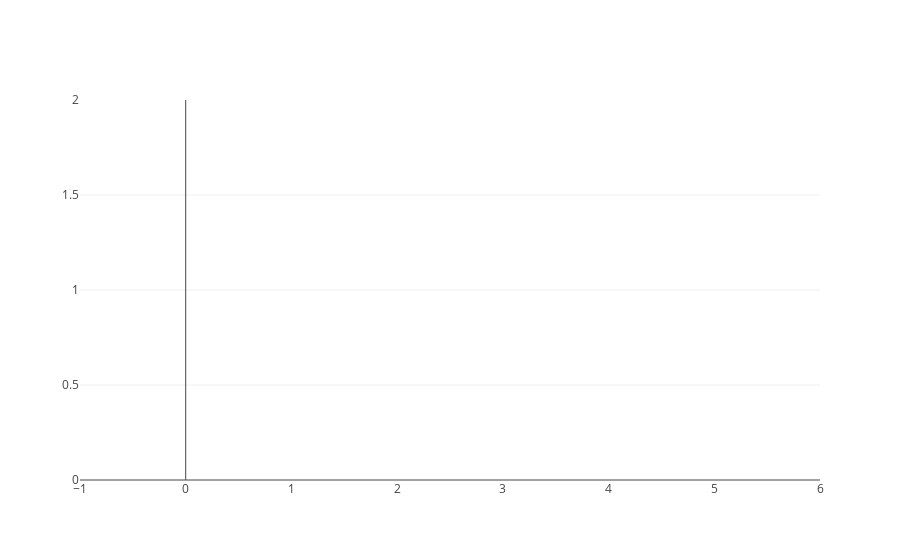

Notebook code cell kept with this figure:
### Code cell
input_file = None
input_file = 'inputs/sample1.json'
input_file = 'inputs/Exp1_Zoethout.json'

my_workplace = Workplace(input_file)

my_workplace.print_current_state()

### Figure 1 — Plotly figure (JSON) as saved in the notebook; plotly's stock layout.template omitted (floating-point values rounded to 4 significant figures)
{"data": [{"mode": "text", "text": [], "type": "scatter", "uid": "f037314e-6082-4aba-80e4-4ff439690166", "x": [], "y": []}], "layout": {"xaxis": {"autorange": true, "showgrid": false}, "yaxis": {"range": [0, 2]}}}
